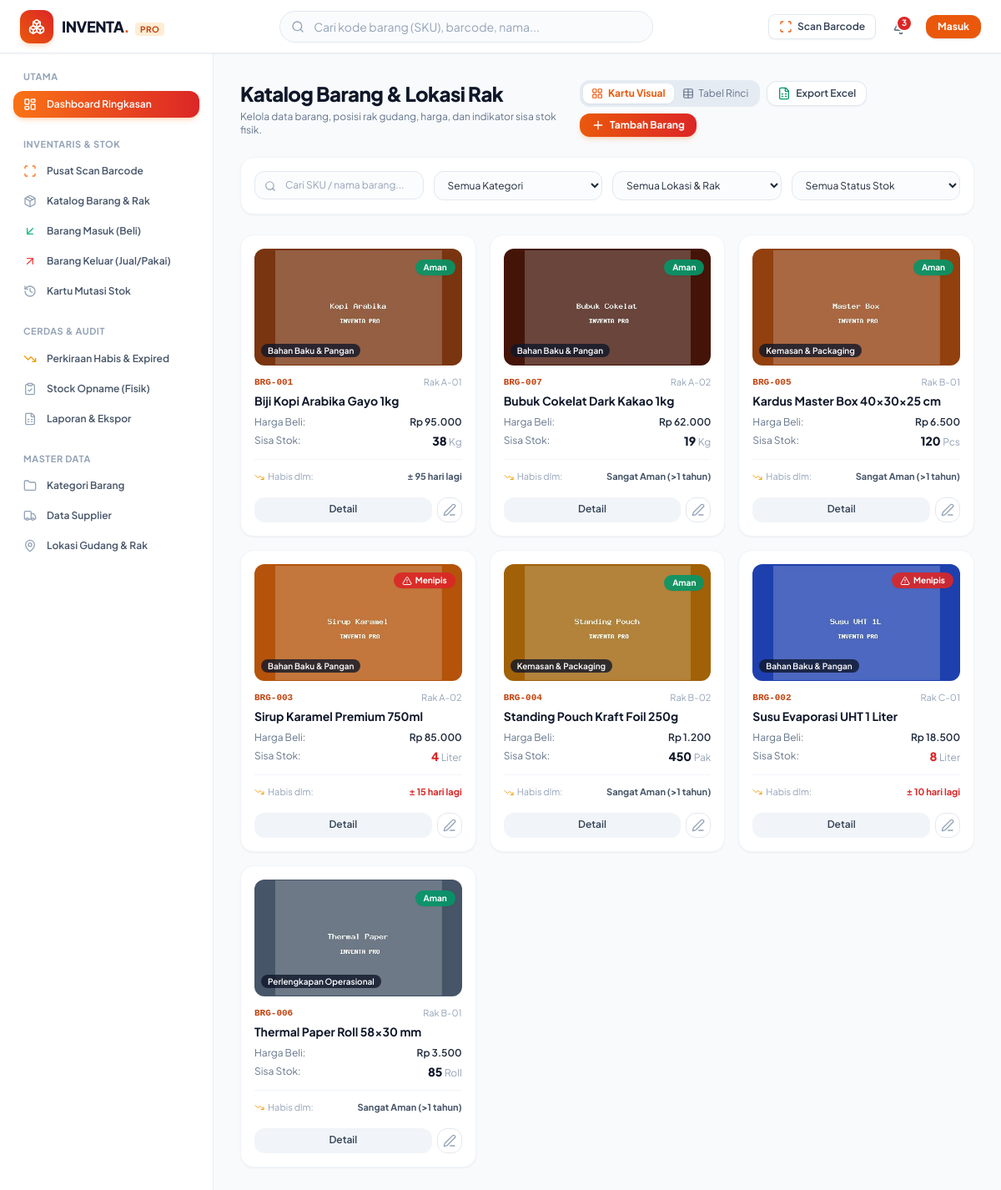
/pages/products/index.php, run on the app's committed database.
### tables this page shows
CREATE TABLE `products` (
  `id` int NOT NULL,
  `sku` varchar(50) NOT NULL,
  `barcode` varchar(100) DEFAULT NULL,
  `name` varchar(200) NOT NULL,
  `category_id` int DEFAULT NULL,
  `unit_id` int DEFAULT NULL,
  `location_id` int DEFAULT NULL,
  `purchase_price` decimal(15,2) NOT NULL DEFAULT '0.00',
  `selling_price` decimal(15,2) NOT NULL DEFAULT '0.00',
  `min_stock` int NOT NULL DEFAULT '5',
  `current_stock` int NOT NULL DEFAULT '0',
  `image` varchar(255) DEFAULT NULL,
  `track_expiry` tinyint(1) NOT NULL DEFAULT '0',
  `description` text,
  `created_at` timestamp NULL DEFAULT CURRENT_TIMESTAMP,
  `updated_at` timestamp NULL DEFAULT CURRENT_TIMESTAMP ON UPDATE CURRENT_TIMESTAMP
);

CREATE TABLE `categories` (
  `id` int NOT NULL,
  `name` varchar(100) NOT NULL,
  `code` varchar(50) NOT NULL,
  `color` varchar(20) DEFAULT '#f97316',
  `description` text,
  `created_at` timestamp NULL DEFAULT CURRENT_TIMESTAMP
);

CREATE TABLE `locations` (
  `id` int NOT NULL,
  `warehouse_name` varchar(100) NOT NULL,
  `rack_code` varchar(50) NOT NULL,
  `description` varchar(255) DEFAULT NULL,
  `created_at` timestamp NULL DEFAULT CURRENT_TIMESTAMP
);

CREATE TABLE `units` (
  `id` int NOT NULL,
  `name` varchar(50) NOT NULL,
  `symbol` varchar(15) NOT NULL
);

### pages/products/index.php (the view, shortened to what the rows shown need)
<?php
require_once __DIR__ . '/../../includes/header.php';
$pdo = db();
$where = ["1=1"];
$params = [];
$sql = "
    SELECT p.*, c.name as category_name, c.color as category_color, u.symbol as unit_symbol,
           l.warehouse_name, l.rack_code
    FROM products p
    LEFT JOIN categories c ON p.category_id = c.id
    LEFT JOIN units u ON p.unit_id = u.id
    LEFT JOIN locations l ON p.location_id = l.id
    WHERE " . implode(' AND ', $where) . "
    ORDER BY p.name ASC
";
$stmt = $pdo->prepare($sql);
$stmt->execute($params);
$products = $stmt->fetchAll();
?>
<div class="flex-1 flex overflow-hidden" x-data="{ viewMode: localStorage.getItem('inventa_view') || 'grid' }">
    <main class="flex-1 overflow-y-auto md:ml-64 p-4 sm:p-6 lg:p-8 pb-24 md:pb-8">
        <div class="mb-6 flex flex-col gap-4 sm:flex-row sm:items-center sm:justify-between">
            <div>
                <h1 class="text-2xl font-black tracking-tight text-slate-900">
                    Katalog Barang & Lokasi Rak
                </h1>
            </div>
        </div>
        <?php if (empty($products)): ?>
            <div class="rounded-3xl bg-white p-12 text-center border border-slate-100 shadow-sm">
                <div class="mx-auto flex h-14 w-14 items-center justify-center rounded-2xl bg-orange-50 text-brand-500 mb-3">
                    <i data-lucide="package-search" class="h-8 w-8"></i>
                </div>
                <h3 class="text-base font-bold text-slate-900">Tidak ada barang yang cocok</h3>
                <p class="text-xs text-slate-500 mt-1">Coba sesuaikan kata kunci pencarian atau ubah pilihan filter di atas.</p>
                <div class="mt-4">
                    <a href="<?= BASE_URL ?>index.php?page=products_create" class="inline-flex items-center gap-1.5 rounded-xl bg-brand-600 px-4 py-2 text-xs font-bold text-white shadow hover:bg-brand-700">
                        <i data-lucide="plus" class="h-4 w-4"></i> Tambah Barang Baru
                    </a>
                </div>
            </div>
        <?php else: ?>
            <div x-show="viewMode === 'grid'" class="grid grid-cols-1 sm:grid-cols-2 md:grid-cols-3 xl:grid-cols-4 gap-4">
                <?php foreach ($products as $p):
                    $isLow = $p['current_stock'] <= $p['min_stock'];
                    $forecast = calculate_product_forecast((int)$p['id'], (int)$p['current_stock'], (int)$p['min_stock']);
                ?>
                    <div class="group flex flex-col justify-between rounded-2xl bg-white p-4 shadow-sm border border-slate-100 hover:shadow-md hover:border-brand-200 transition">
                        <div>
                            <div class="relative overflow-hidden rounded-xl bg-slate-100 aspect-video mb-3 flex items-center justify-center">
                                <?php if (!empty($p['image']) && file_exists(UPLOAD_PATH . '/products/' . $p['image'])): ?>
                                    <img src="<?= UPLOAD_URL . 'products/' . sanitize($p['image']) ?>" alt="<?= sanitize($p['name']) ?>" class="w-full h-full object-cover group-hover:scale-105 transition duration-300">
                                <?php endif; ?>
                                <div class="absolute top-2 right-2">
                                    <?php if ($isLow): ?>
                                        <span class="inline-flex items-center gap-1 rounded-full bg-crimson-600/90 backdrop-blur px-2.5 py-0.5 text-[10px] font-bold text-white shadow-sm">
                                            <i data-lucide="alert-triangle" class="h-3 w-3"></i> Menipis
                                        </span>
                                    <?php else: ?>
                                        <span class="inline-flex items-center gap-1 rounded-full bg-emerald-600/90 backdrop-blur px-2.5 py-0.5 text-[10px] font-bold text-white shadow-sm">
                                            Aman
                                        </span>
                                    <?php endif; ?>
                                </div>
                                <?php if (!empty($p['category_name'])): ?>
                                    <div class="absolute bottom-2 left-2">
                                        <span class="rounded-lg bg-slate-900/80 backdrop-blur px-2 py-0.5 text-[10px] font-semibold text-white">
                                            <?= sanitize($p['category_name']) ?>
                                        </span>
                                    </div>
                                <?php endif; ?>
                            </div>
                            <div class="space-y-1">
                                <div class="flex items-center justify-between text-[11px] text-slate-400">
                                    <span class="font-mono font-bold text-brand-700"><?= sanitize($p['sku']) ?></span>
                                    <span><?= sanitize($p['rack_code'] ?? 'Belum ada rak') ?></span>
                                </div>
                                <h3 class="text-sm font-bold text-slate-900 group-hover:text-brand-600 line-clamp-1 transition">
                                    <a href="<?= BASE_URL ?>index.php?page=products_detail&id=<?= $p['id'] ?>">
                                        <?= sanitize($p['name']) ?>
                                    </a>
                                </h3>
                                <div class="flex items-center justify-between text-xs pt-1">
                                    <span class="text-slate-500">Harga Beli:</span>
                                    <span class="font-semibold text-slate-800"><?= format_rupiah($p['purchase_price']) ?></span>
                                </div>
                                <div class="flex items-center justify-between text-xs">
                                    <span class="text-slate-500">Sisa Stok:</span>
                                    <span class="font-black text-sm <?= $isLow ? 'text-crimson-600' : 'text-slate-900' ?>">
                                        <?= number_format($p['current_stock']) ?> <span class="text-xs font-normal text-slate-400"><?= sanitize($p['unit_symbol'] ?? '') ?></span>
                                    </span>
                                </div>
                            </div>
                        </div>
                        <div class="mt-3 pt-3 border-t border-slate-100 flex items-center justify-between text-[11px]">
                            <span class="text-slate-400 flex items-center gap-1" title="Estimasi stok habis dihitung dari rata-rata pemakaian 30 hari terakhir">
                                <i data-lucide="trending-down" class="h-3 w-3 text-amber-500"></i> Habis dlm:
                            </span>
                            <span class="font-bold <?= $forecast['status'] === 'critical' ? 'text-crimson-600' : ($forecast['status'] === 'warning' ? 'text-amber-600' : 'text-slate-600') ?>">
                                <?= $forecast['days_remaining_text'] ?>
                            </span>
                        </div>
                        <div class="mt-2 flex gap-1.5 pt-2">
                            <a href="<?= BASE_URL ?>index.php?page=products_detail&id=<?= $p['id'] ?>" class="flex-1 rounded-xl bg-slate-100 py-1.5 text-center text-xs font-semibold text-slate-700 hover:bg-brand-50 hover:text-brand-600 transition">
                                Detail
                            </a>
                            <a href="<?= BASE_URL ?>index.php?page=products_edit&id=<?= $p['id'] ?>" class="rounded-xl border border-slate-200 p-1.5 text-slate-400 hover:text-slate-600 hover:bg-slate-50 transition" title="Edit Barang">
                                <i data-lucide="edit-3" class="h-4 w-4"></i>
                            </a>
                        </div>
                    </div>
                <?php endforeach; ?>
            </div>
        <?php endif; ?>
    </main>
</div>
<?php require_once __DIR__ . '/../../includes/footer.php'; ?>

### data on the page
products: image (picture), min_stock "Aman", category.name "Bahan Baku & Pangan", sku "BRG-001", location.rack_code "Rak A-01", name "Biji Kopi Arabika Gayo 1kg", purchase_price "Rp 95.000", current_stock "38", unit.symbol "Kg", days_remaining_text "± 95 hari lagi"
products: image (picture), min_stock "Aman", category.name "Bahan Baku & Pangan", sku "BRG-007", location.rack_code "Rak A-02", name "Bubuk Cokelat Dark Kakao 1kg", purchase_price "Rp 62.000", current_stock "19", unit.symbol "Kg", days_remaining_text "Sangat Aman (>1 tahun)"
products: image (picture), min_stock "Aman", category.name "Kemasan & Packaging", sku "BRG-005", location.rack_code "Rak B-01", name "Kardus Master Box 40x30x25 cm", purchase_price "Rp 6.500", current_stock "120", unit.symbol "Pcs", days_remaining_text "Sangat Aman (>1 tahun)"
products: image (picture), min_stock "Menipis", category.name "Bahan Baku & Pangan", sku "BRG-003", location.rack_code "Rak A-02", name "Sirup Karamel Premium 750ml", purchase_price "Rp 85.000", current_stock "4", unit.symbol "Liter", days_remaining_text "± 15 hari lagi"
products: image (picture), min_stock "Aman", category.name "Kemasan & Packaging", sku "BRG-004", location.rack_code "Rak B-02", name "Standing Pouch Kraft Foil 250g", purchase_price "Rp 1.200", current_stock "450", unit.symbol "Pak", days_remaining_text "Sangat Aman (>1 tahun)"
products: image (picture), min_stock "Menipis", category.name "Bahan Baku & Pangan", sku "BRG-002", location.rack_code "Rak C-01", name "Susu Evaporasi UHT 1 Liter", purchase_price "Rp 18.500", current_stock "8", unit.symbol "Liter", days_remaining_text "± 10 hari lagi"
products: image (picture), min_stock "Aman", category.name "Perlengkapan Operasional", sku "BRG-006", location.rack_code "Rak B-01", name "Thermal Paper Roll 58x30 mm", purchase_price "Rp 3.500", current_stock "85", unit.symbol "Roll", days_remaining_text "Sangat Aman (>1 tahun)"

### other printed values
$totalAlerts "3"
